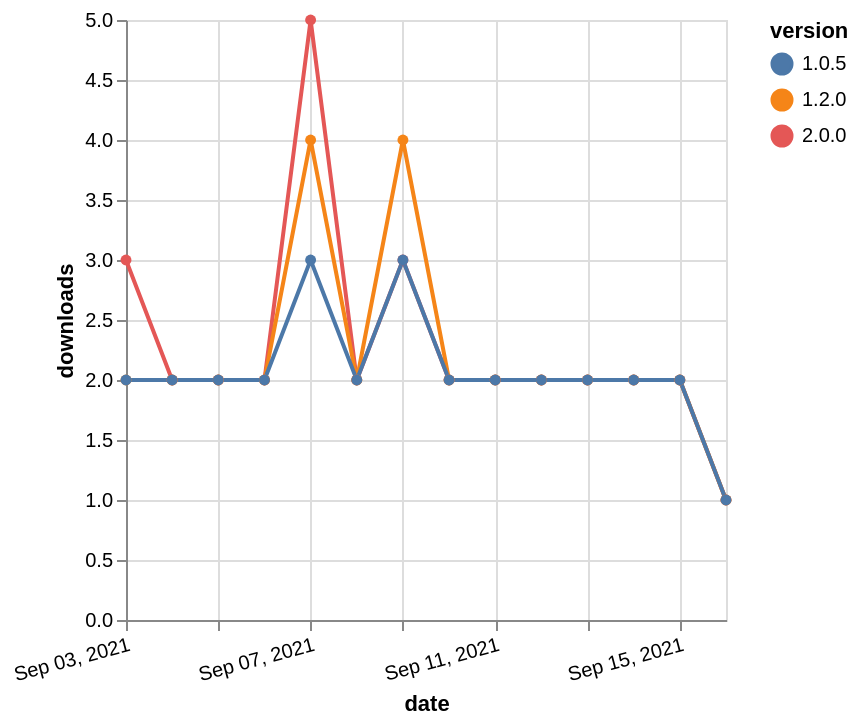

Vega-Lite specification for this chart:
### Vega-Lite specification from a JSON file in a GitHub repository (floating-point values rounded to 4 significant figures)
{"$schema": "https://vega.github.io/schema/vega-lite/v5.json", "description": "A simple bar chart with embedded data.", "data": {"values": [{"date": "2021-09-03", "total": 234, "delta": 3, "version": "2.0.0"}, {"date": "2021-09-04", "total": 236, "delta": 2, "version": "2.0.0"}, {"date": "2021-09-05", "total": 238, "delta": 2, "version": "2.0.0"}, {"date": "2021-09-06", "total": 240, "delta": 2, "version": "2.0.0"}, {"date": "2021-09-07", "total": 245, "delta": 5, "version": "2.0.0"}, {"date": "2021-09-08", "total": 247, "delta": 2, "version": "2.0.0"}, {"date": "2021-09-09", "total": 250, "delta": 3, "version": "2.0.0"}, {"date": "2021-09-10", "total": 252, "delta": 2, "version": "2.0.0"}, {"date": "2021-09-11", "total": 254, "delta": 2, "version": "2.0.0"}, {"date": "2021-09-12", "total": 256, "delta": 2, "version": "2.0.0"}, {"date": "2021-09-13", "total": 258, "delta": 2, "version": "2.0.0"}, {"date": "2021-09-14", "total": 260, "delta": 2, "version": "2.0.0"}, {"date": "2021-09-15", "total": 262, "delta": 2, "version": "2.0.0"}, {"date": "2021-09-16", "total": 263, "delta": 1, "version": "2.0.0"}, {"date": "2021-09-03", "total": 1096, "delta": 2, "version": "1.2.0"}, {"date": "2021-09-04", "total": 1098, "delta": 2, "version": "1.2.0"}, {"date": "2021-09-05", "total": 1100, "delta": 2, "version": "1.2.0"}, {"date": "2021-09-06", "total": 1102, "delta": 2, "version": "1.2.0"}, {"date": "2021-09-07", "total": 1106, "delta": 4, "version": "1.2.0"}, {"date": "2021-09-08", "total": 1108, "delta": 2, "version": "1.2.0"}, {"date": "2021-09-09", "total": 1112, "delta": 4, "version": "1.2.0"}, {"date": "2021-09-10", "total": 1114, "delta": 2, "version": "1.2.0"}, {"date": "2021-09-11", "total": 1116, "delta": 2, "version": "1.2.0"}, {"date": "2021-09-12", "total": 1118, "delta": 2, "version": "1.2.0"}, {"date": "2021-09-13", "total": 1120, "delta": 2, "version": "1.2.0"}, {"date": "2021-09-14", "total": 1122, "delta": 2, "version": "1.2.0"}, {"date": "2021-09-15", "total": 1124, "delta": 2, "version": "1.2.0"}, {"date": "2021-09-16", "total": 1125, "delta": 1, "version": "1.2.0"}, {"date": "2021-09-03", "total": 1159, "delta": 2, "version": "1.0.5"}, {"date": "2021-09-04", "total": 1161, "delta": 2, "version": "1.0.5"}, {"date": "2021-09-05", "total": 1163, "delta": 2, "version": "1.0.5"}, {"date": "2021-09-06", "total": 1165, "delta": 2, "version": "1.0.5"}, {"date": "2021-09-07", "total": 1168, "delta": 3, "version": "1.0.5"}, {"date": "2021-09-08", "total": 1170, "delta": 2, "version": "1.0.5"}, {"date": "2021-09-09", "total": 1173, "delta": 3, "version": "1.0.5"}, {"date": "2021-09-10", "total": 1175, "delta": 2, "version": "1.0.5"}, {"date": "2021-09-11", "total": 1177, "delta": 2, "version": "1.0.5"}, {"date": "2021-09-12", "total": 1179, "delta": 2, "version": "1.0.5"}, {"date": "2021-09-13", "total": 1181, "delta": 2, "version": "1.0.5"}, {"date": "2021-09-14", "total": 1183, "delta": 2, "version": "1.0.5"}, {"date": "2021-09-15", "total": 1185, "delta": 2, "version": "1.0.5"}, {"date": "2021-09-16", "total": 1186, "delta": 1, "version": "1.0.5"}]}, "width": "container", "mark": {"type": "line", "point": {"filled": true}}, "encoding": {"x": {"field": "date", "type": "temporal", "timeUnit": "yearmonthdate", "title": "date", "axis": {"labelAngle": -15}}, "y": {"field": "delta", "type": "quantitative", "title": "downloads"}, "color": {"field": "version", "type": "nominal"}, "tooltip": {"field": "delta"}}}
